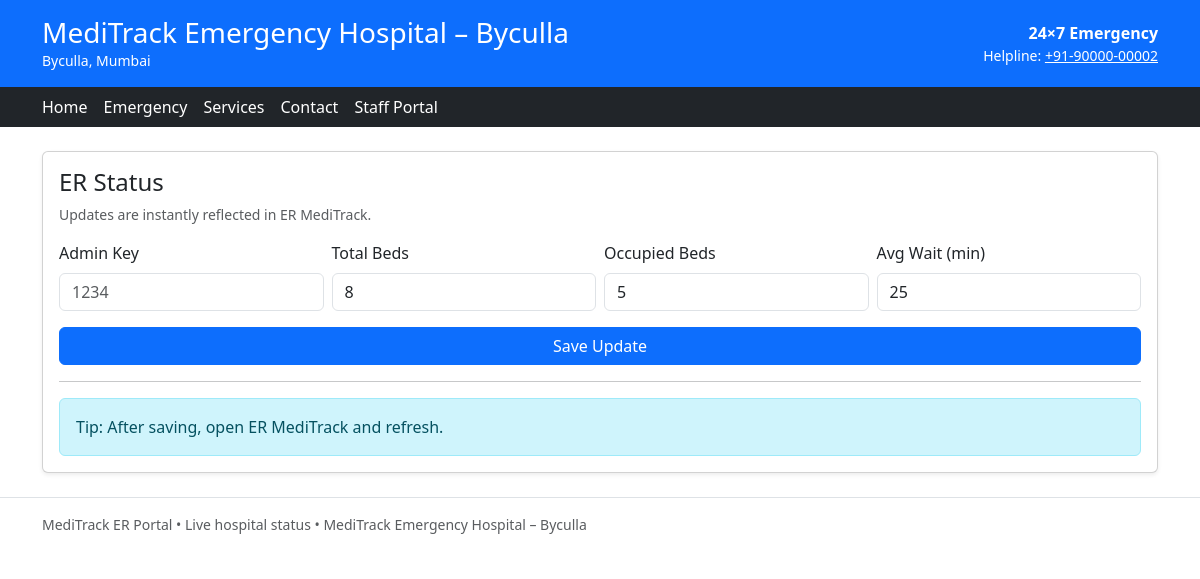
Page /h/2/staff on the committed database.
### tables this page shows
CREATE TABLE hospital_sites (
  hospital_id INTEGER PRIMARY KEY,
  name TEXT NOT NULL,
  address TEXT,
  phone TEXT,
  email TEXT,
  latitude REAL NOT NULL,
  longitude REAL NOT NULL,
  about TEXT,
  emergency_text TEXT,
  services TEXT,
  created_at DATETIME DEFAULT CURRENT_TIMESTAMP NOT NULL
);

CREATE TABLE hospital_status (
  hospital_id INTEGER PRIMARY KEY,
  total_beds INTEGER NOT NULL,
  occupied_beds INTEGER NOT NULL,
  avg_wait_minutes INTEGER DEFAULT 0 NOT NULL,
  last_updated DATETIME DEFAULT CURRENT_TIMESTAMP NOT NULL,
  FOREIGN KEY (hospital_id) REFERENCES hospital_sites(hospital_id) ON DELETE CASCADE
);

### app.py (the view)
@app.route("/h/<int:hospital_id>/staff")
def hospital_staff(hospital_id):
    h = get_hospital_site(hospital_id)
    if not h:
        return "Hospital not found", 404
    return render_template("hospital_staff.html", h=h)

### db.py (called while the page is built)
def get_connection():
    conn = sqlite3.connect(DB_PATH)
    conn.row_factory = sqlite3.Row
    return conn

def get_hospital_site(hospital_id: int):
    sql ="""
    SELECT
      s.hospital_id,
      s.name,
      s.address,
      s.phone,
      s.email,
      s.latitude,
      s.longitude,
      s.about,
      s.emergency_text,
      s.services,
      st.total_beds,
      st.occupied_beds,
      (st.total_beds - st.occupied_beds) AS available_beds,
      st.avg_wait_minutes,
      st.last_updated
    FROM hospital_sites s
    LEFT JOIN hospital_status st ON st.hospital_id = s.hospital_id
    WHERE s.hospital_id = ?
    """
    with get_connection() as conn:
        row = conn.execute(sql, (hospital_id,)).fetchone()
        return dict(row) if row else None

### templates/hospital_staff.html (shortened to what this page needs)
{% extends "hospital_base.html" %}
{% block content %}
<div class="card shadow-sm">
  <div class="card-body">
    <h4> ER Status</h4>
    <p class="text-muted small">Updates are instantly reflected in ER MediTrack.</p>
    <div class="row g-2">
      <div class="col-md-3">
        <label class="form-label">Admin Key</label>
        <input id="adminKey" class="form-control" placeholder="1234">
      </div>
      <div class="col-md-3">
        <label class="form-label">Total Beds</label>
        <input id="totalBeds" class="form-control" type="number" value="{{ h.total_beds or 10 }}">
      </div>
      <div class="col-md-3">
        <label class="form-label">Occupied Beds</label>
        <input id="occupiedBeds" class="form-control" type="number" value="{{ h.occupied_beds or 6 }}">
      </div>
      <div class="col-md-3">
        <label class="form-label">Avg Wait (min)</label>
        <input id="waitMins" class="form-control" type="number" value="{{ h.avg_wait_minutes or 20 }}">
      </div>
    </div>
    <button class="btn btn-primary w-100 mt-3" id="btnSave"
      data-hospital-id="{{ h.hospital_id }}">Save Update</button>
    <hr/>
    <div class="alert alert-info mb-0">
      Tip: After saving, open ER MediTrack and refresh.
    </div>
  </div>
</div>
{% endblock %}

### templates/hospital_base.html (shortened to what this page needs)
<!doctype html>
<html lang="en">
<head>
  <link href="https://cdn.jsdelivr.net/npm/bootstrap@5.3.3/dist/css/bootstrap.min.css" rel="stylesheet">
</head>
<body>
  <header class="bg-primary text-white">
    <div class="container py-3">
      <div class="d-flex justify-content-between align-items-center">
        <div>
          <h3 class="mb-0">{{ h.name }}</h3>
          <div class="small">{{ h.address }}</div>
        </div>
        <div class="text-end">
          <div class="fw-bold">24×7 Emergency</div>
          <div class="small">
            Helpline: <a class="text-white" href="tel:{{ h.phone }}">{{ h.phone }}</a>
          </div>
        </div>
      </div>
    </div>
    <nav class="bg-dark">
      <div class="container py-2 d-flex gap-3">
        <a class="text-white text-decoration-none" href="/h/{{ h.hospital_id }}/home">Home</a>
        <a class="text-white text-decoration-none" href="/h/{{ h.hospital_id }}/emergency">Emergency</a>
        <a class="text-white text-decoration-none" href="/h/{{ h.hospital_id }}/services">Services</a>
        <a class="text-white text-decoration-none" href="/h/{{ h.hospital_id }}/contact">Contact</a>
        <a class="text-white text-decoration-none" href="/h/{{ h.hospital_id }}/staff">Staff Portal</a>
      </div>
    </nav>
  </header>
  <main class="container py-4">
    {% block content %}{% endblock %}
  </main>
  <footer class="border-top py-3">
    <div class="container small text-muted">
      MediTrack ER Portal • Live hospital status • {{ h.name }}
    </div>
  </footer>
</body>
</html>

### rows in the picture
hospital_sites: name "MediTrack Emergency Hospital – Byculla", address "Byculla, Mumbai", phone "+91-90000-00002"
hospital_status: total_beds "8", occupied_beds "5", avg_wait_minutes "25"
